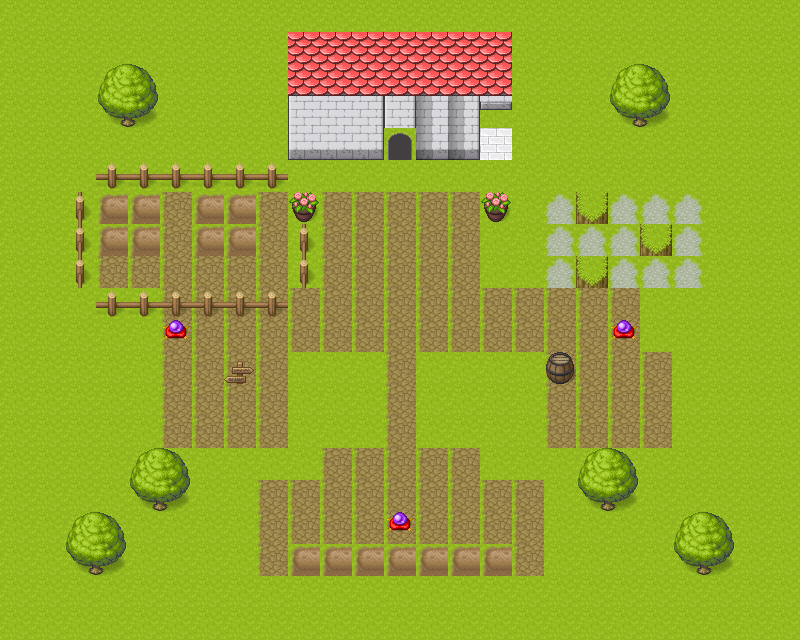

Below is a game level as drawn by its tile map, then a one-line description and the .tmx that defines it (tile-layer data replaced by summaries):
An orthogonal 25x20 tile map with 32x32 px tiles, 3 tile layers (Tile Layer 1, Tile Layer 2, Tile Layer 3), 4 tilesets and 2 objects (start, EV-1).

<map version="1.9" tiledversion="1.9.2" orientation="orthogonal" renderorder="right-down" width="25" height="20" tilewidth="32" tileheight="32" infinite="0" nextlayerid="5" nextobjectid="14">
 <tileset firstgid="1" source="[Base]BaseChip_pipo.tsx" />
 <tileset firstgid="1001" source="[A]Water_pipo.tsx" />
 <tileset firstgid="4073" source="[A]Dirt_pipo.tsx" />
 <tileset firstgid="4409" source="[A]Flower_pipo.tsx" />
 <layer id="1" name="Tile Layer 1" width="25" height="20">
  <data>[500 cells, 500 non-empty, 1 distinct tile ids]</data>
 </layer>
 <objectgroup id="3" name="Object Layer 1" offsetx="1" offsety="0">
  <object id="1" name="start" class="start" x="375.943" y="217.028">
   <point />
  </object>
  <object id="12" name="EV-1" x="290.284" y="371.638">
   <point />
  </object>
 </objectgroup>
 <layer id="2" name="Tile Layer 2" width="25" height="20">
  <data>[500 cells, 182 non-empty, 20 distinct tile ids]</data>
 </layer>
 <layer id="4" name="Tile Layer 3" width="25" height="20">
  <data>[500 cells, 51 non-empty, 11 distinct tile ids]</data>
 </layer>
</map>
